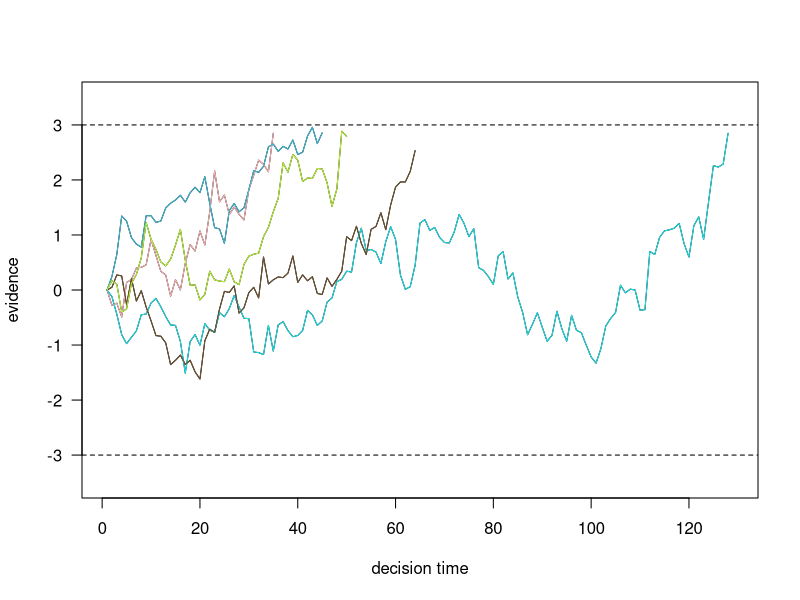
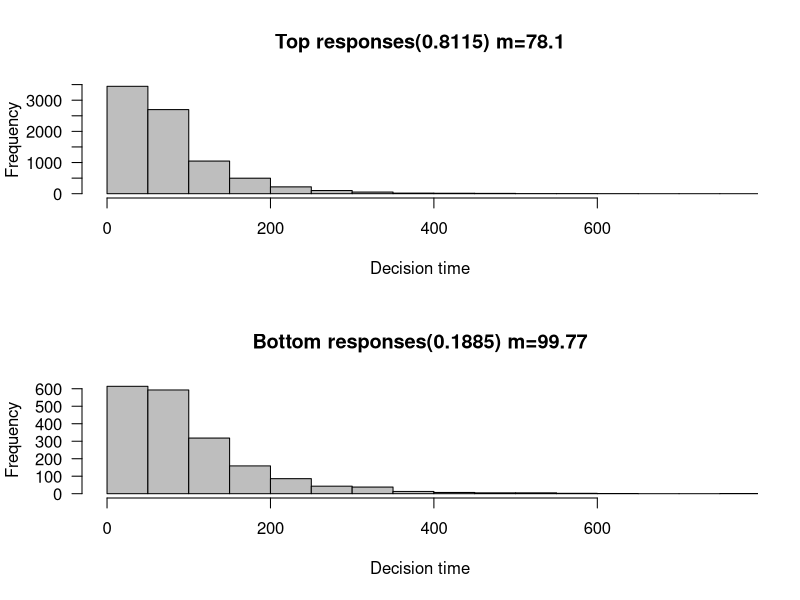

Write R code to recreate these figures, in order.
### random-walk model

nreps <- 10000
nsamples <- 2000

drift <- 0.03 # non informative stimulus
sdrw <- 0.3
criterion <- 3
t2tsd <- c(0.0,0.025)

latencies <- rep(0,nreps)
responses <- rep(0,nreps)
evidence <- matrix(0, nreps, nsamples+1)

for (i in c(1:nreps)) {
  sp <- rnorm(1,0,t2tsd[1])
  dr <- rnorm(1, drift, t2tsd[2])
  evidence [i,] <- cumsum(c(sp,rnorm(nsamples, dr, sdrw)))
  p <- which(abs(evidence[i,])>criterion)[1]
  responses[i] <- sign(evidence[i,p])
  latencies[i] <- p
}


### plot up to 5 random-walk path

# Generar colores aleatorios
generate_random_color <- function() {
  rgb(runif(1), runif(1), runif(1))
}


tbpn <- min(nreps,5)
plot(1:max(latencies[1:tbpn])+10,type = "n",las=1, ylim=c(-criterion-.5, criterion+.5),
     ylab = "evidence", xlab="decision time")
for (i in c(1:tbpn)) {
  lines(evidence[i,1:(latencies[i]-1)])
}
for (i in 1:tbpn) {
  lines(evidence[i, 1:(latencies[i] - 1)], col = generate_random_color())
}
abline(h=c(criterion,-criterion),lty="dashed")


### plot histograms of latencies
par(mfrow=c(2,1))

toprt <- latencies[responses > 0]
topprop <- length(toprt) / nreps
botrt <- latencies[responses < 0]
botprop <- length(botrt) / nreps

all_latencies <- c(toprt, botrt)
breaks <- hist(all_latencies, plot = FALSE)$breaks

hist(toprt, breaks = breaks, col = "gray", xlab = "Decision time", xlim = c(0, max(latencies)),
     main = paste("Top responses(", as.numeric(topprop), ") m=", as.character(signif(mean(toprt), 4)),
                  sep = ""), las = 1)

hist(botrt, breaks = breaks, col = "gray", xlab = "Decision time", xlim = c(0, max(latencies)),
     main = paste("Bottom responses(", as.numeric(botprop), ") m=", as.character(signif(mean(botrt), 4)),
                  sep = ""), las = 1)